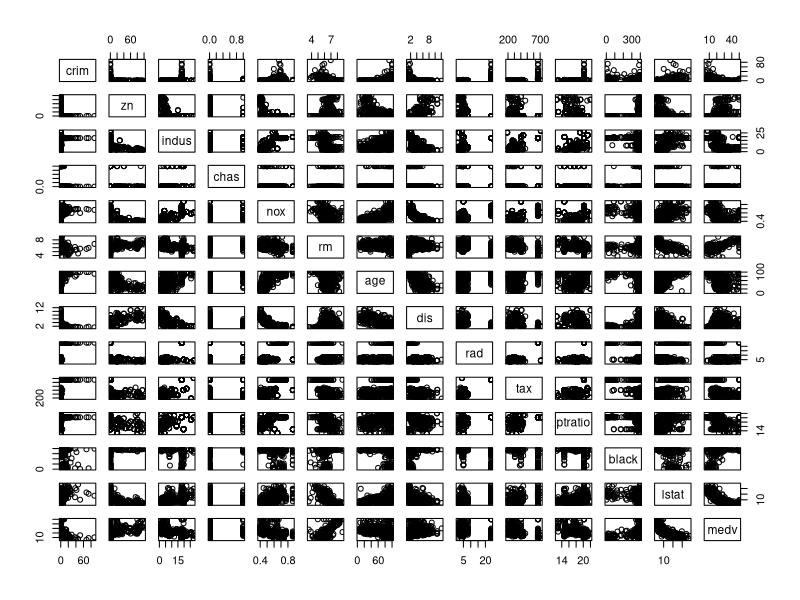
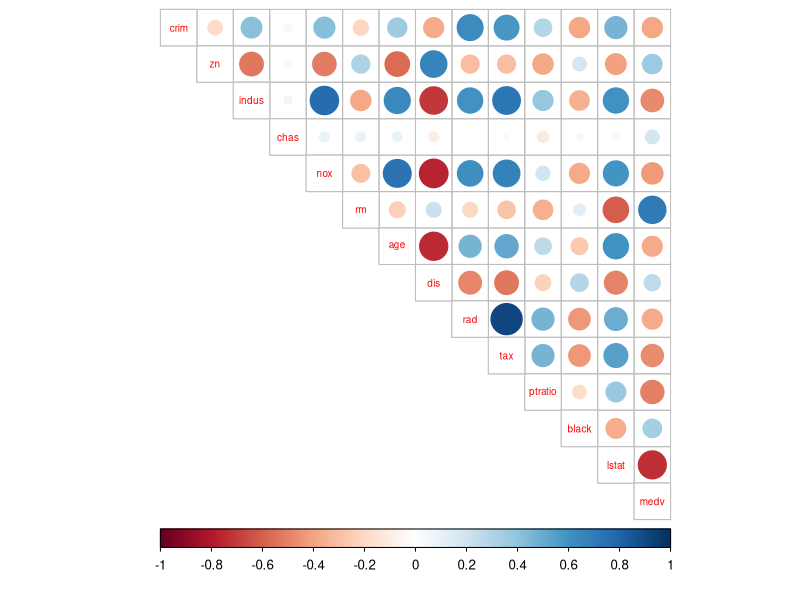
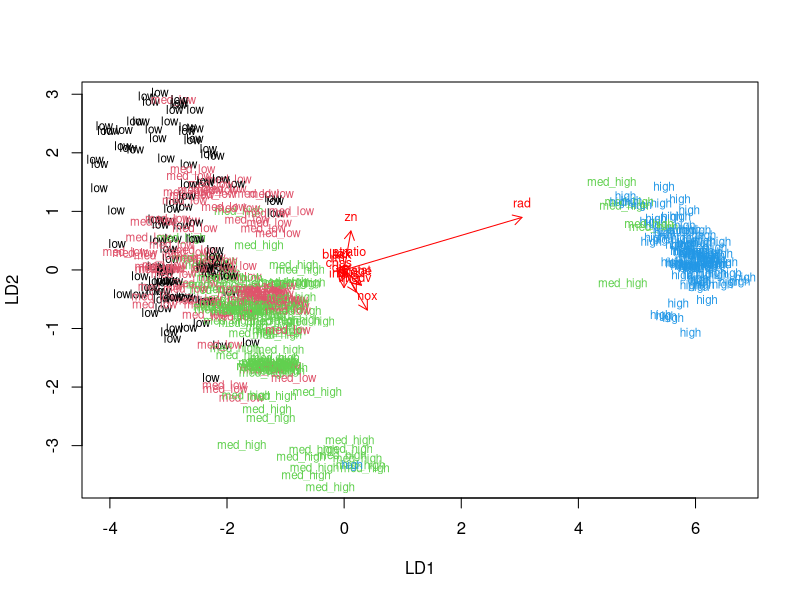
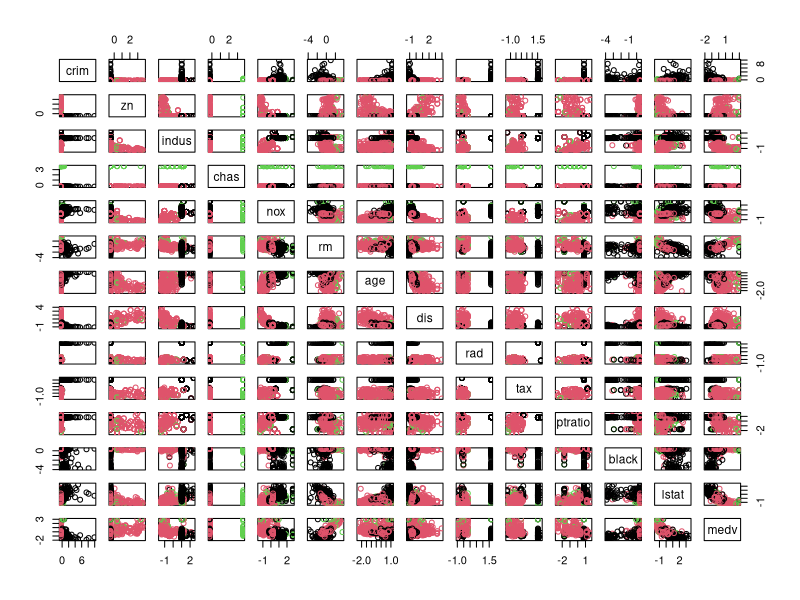
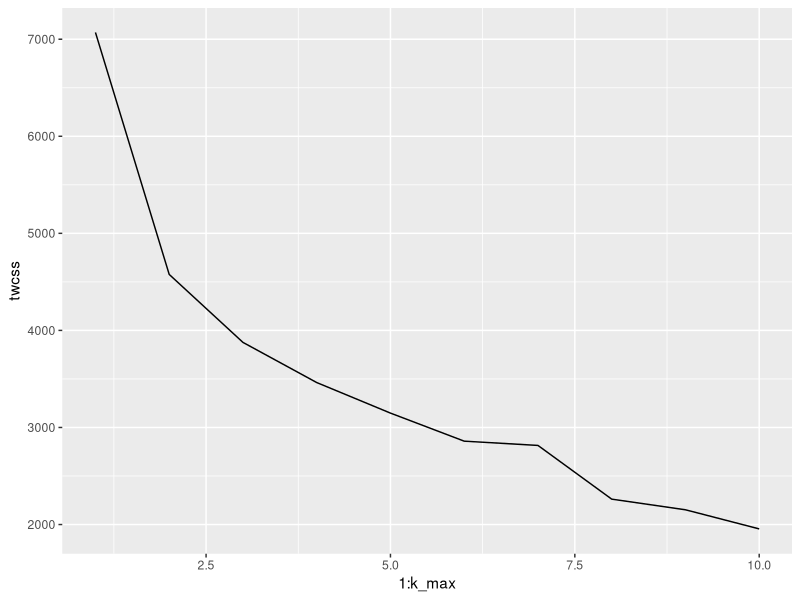
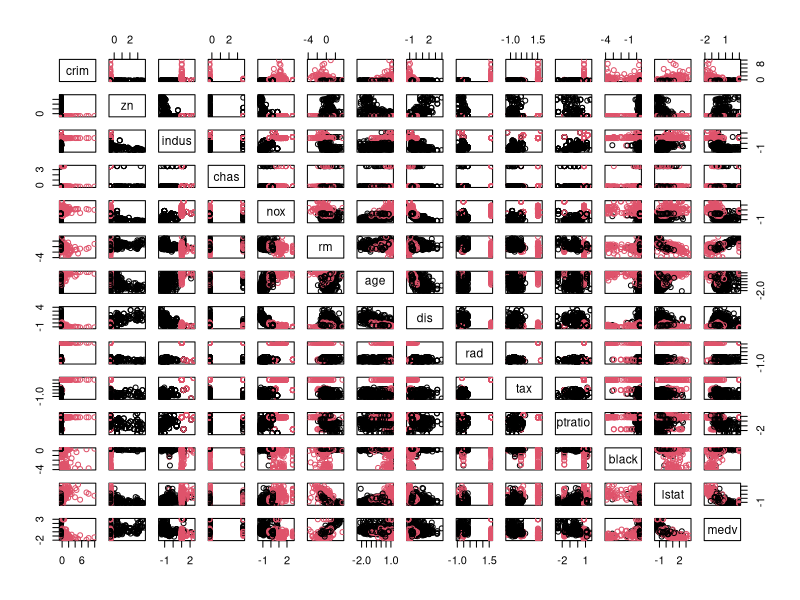
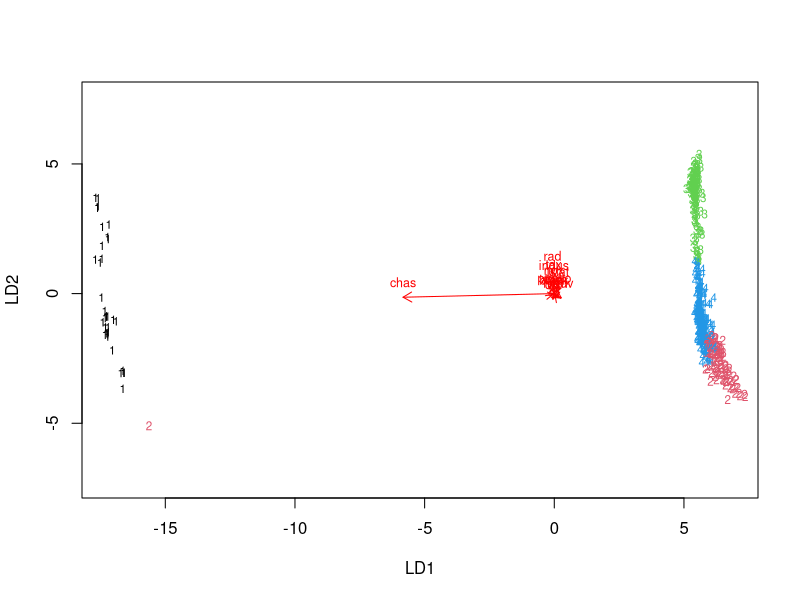

Here is the R script that generated these plots, in order:
## ---- chunk 1
library(MASS)
library(tidyverse)
library(corrplot)
library(ggplot2)
## ---- chunk 2
data("Boston")
str(Boston)
dim(Boston)
## ---- chunk 3
summary(Boston)
pairs(Boston)

# calculate the correlation matrix and round it
cor_matrix<-cor(Boston) %>% round(2)

# print the correlation matrix
cor_matrix

# visualize the correlation matrix
corrplot(cor_matrix, method="circle", type="upper",cl.pos = "b", tl.pos = "d" , tl.cex = 0.6)

## ---- chunk 4
# center and standardize variables
boston_scaled <- as.data.frame(scale(Boston))

# summaries of the scaled variables
summary(boston_scaled)
## ---- chunk 5

# create a quantile vector of crim and print it
bins <- quantile(boston_scaled$crim)
bins

# create a categorical variable 'crime'
crime <- cut(boston_scaled$crim, breaks = bins, include.lowest = TRUE, label=c("low","med_low","med_high","high"))

# look at the table of the new factor crime
table(crime)

# remove original crim from the dataset
boston_scaled <- dplyr::select(boston_scaled, -crim)

# add the new categorical value to scaled data
boston_scaled <- data.frame(boston_scaled, crime)
## ---- chunk 6

# choose randomly 80% of the rows
rows80 <- sample(length(boston_scaled[,1]),  size = length(boston_scaled[,1]) * 0.8)

# create train set
train <- boston_scaled[rows80,]

# create test set 
test <- boston_scaled[-rows80,]


# checking the results
dim(train)
dim(test)
## ---- chunk 7
# linear discriminant analysis
lda.fit <- lda(crime~., data = train)

# print the lda.fit object
lda.fit

########
#Biplot#
########

# the function for lda biplot arrows
lda.arrows <- function(x, myscale = 1, arrow_heads = 0.1, color = "red", tex = 0.75, choices = c(1,2)){
  heads <- coef(x)
  arrows(x0 = 0, y0 = 0, 
         x1 = myscale * heads[,choices[1]], 
         y1 = myscale * heads[,choices[2]], col=color, length = arrow_heads)
  text(myscale * heads[,choices], labels = row.names(heads), 
       cex = tex, col=color, pos=3)
}

# target classes as numeric
classes <- as.numeric(train$crime)

# plot the lda results
plot(lda.fit, dimen = 2, col = classes, pch = classes)
lda.arrows(lda.fit, myscale = 1)

## ---- chunk 8
# save the correct classes from test data
correct_classes <- test$crime

# remove the crime variable from test data
test <- dplyr::select(test, -crime)

# checking the results (again)
dim(test)
## ---- chunk 9
# predict classes with test data
lda.pred <- predict(lda.fit, newdata = test)

# cross tabulate the results
table(correct = correct_classes, predicted = lda.pred$class)
## ---- chunk 10
data("Boston")
scaledboston <- as.data.frame(scale(Boston))
summary(scaledboston)
## ---- chunk 11
summary(dist(scaledboston))
## ---- chunk 12
# k-means clustering
km <-kmeans(scaledboston, centers = 3)

#plot the scaledoston dataset with clusters
pairs(scaledboston, col = km$cluster)
## ---- chunk 13
##Determining the K
set.seed(123)

# determine the number of clusters
k_max <- 10

# calculate the total within sum of squares
twcss <- sapply(1:k_max, function(k){kmeans(scaledboston, k)$tot.withinss})

# visualize the results
qplot(x = 1:k_max, y = twcss, geom = 'line')
## ---- chunk 14
# k-means clustering
km <-kmeans(scaledboston, centers = 2)

# ploting the scaledboston dataset with clusters
pairs(scaledboston, col = km$cluster)

#The following commands would draw the plot using ggpairs but it has too much information in my opinion
##library(GGally)
##ggpairs(scaledboston, mapping = aes(col=as.factor(km$cluster)))
## ---- chunk 15
#Performing k-means on the original Boston dataset
data("Boston")
scaledboston2 <- as.data.frame(scale(Boston))
scaledboston2$cluster <-(kmeans(scaledboston2, centers = 4))$cluster
lda.clust <- lda(cluster~., data = scaledboston2)

# the function for lda biplot arrows
lda.arrows <- function(x, myscale = 1, arrow_heads = 0.1, color = "red", tex = 0.75, choices = c(1,2)){
  heads <- coef(x)
  arrows(x0 = 0, y0 = 0, 
         x1 = myscale * heads[,choices[1]], 
         y1 = myscale * heads[,choices[2]], col=color, length = arrow_heads)
  text(myscale * heads[,choices], labels = row.names(heads), 
       cex = tex, col=color, pos=3)
}

# target classes as numeric
classes <- as.numeric(scaledboston2$cluster)

# plot the lda results
plot(lda.clust, dimen = 2, col = classes, pch = classes)
lda.arrows(lda.clust, myscale = 1)

